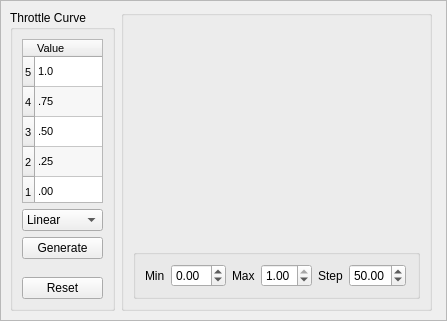
<?xml version="1.0" encoding="UTF-8"?>
<ui version="4.0">
 <class>MixerCurve</class>
 <widget class="QFrame" name="MixerCurve">
  <property name="geometry">
   <rect>
    <x>0</x>
    <y>0</y>
    <width>447</width>
    <height>321</height>
   </rect>
  </property>
  <property name="sizePolicy">
   <sizepolicy hsizetype="MinimumExpanding" vsizetype="MinimumExpanding">
    <horstretch>1</horstretch>
    <verstretch>1</verstretch>
   </sizepolicy>
  </property>
  <property name="minimumSize">
   <size>
    <width>200</width>
    <height>200</height>
   </size>
  </property>
  <property name="maximumSize">
   <size>
    <width>1000</width>
    <height>1000</height>
   </size>
  </property>
  <property name="baseSize">
   <size>
    <width>300</width>
    <height>300</height>
   </size>
  </property>
  <property name="windowTitle">
   <string>MixerCurve</string>
  </property>
  <property name="frameShape">
   <enum>QFrame::StyledPanel</enum>
  </property>
  <property name="frameShadow">
   <enum>QFrame::Raised</enum>
  </property>
  <widget class="QWidget" name="horizontalLayoutWidget">
   <property name="geometry">
    <rect>
     <x>10</x>
     <y>10</y>
     <width>422</width>
     <height>301</height>
    </rect>
   </property>
   <layout class="QHBoxLayout" name="MainLayout">
    <item>
     <layout class="QVBoxLayout" name="verticalLayout_2">
      <property name="sizeConstraint">
       <enum>QLayout::SetDefaultConstraint</enum>
      </property>
      <item>
       <widget class="QGroupBox" name="CurveGroup">
        <property name="maximumSize">
         <size>
          <width>150</width>
          <height>16777215</height>
         </size>
        </property>
        <property name="title">
         <string>Throttle Curve</string>
        </property>
        <layout class="QVBoxLayout" name="verticalLayout">
         <item>
          <widget class="QTableWidget" name="CurveSettings">
           <property name="maximumSize">
            <size>
             <width>100</width>
             <height>200</height>
            </size>
           </property>
           <property name="font">
            <font>
             <pointsize>8</pointsize>
            </font>
           </property>
           <property name="verticalScrollBarPolicy">
            <enum>Qt::ScrollBarAlwaysOff</enum>
           </property>
           <property name="horizontalScrollBarPolicy">
            <enum>Qt::ScrollBarAlwaysOff</enum>
           </property>
           <property name="autoScroll">
            <bool>false</bool>
           </property>
           <property name="alternatingRowColors">
            <bool>true</bool>
           </property>
           <property name="rowCount">
            <number>5</number>
           </property>
           <property name="columnCount">
            <number>1</number>
           </property>
           <row>
            <property name="text">
             <string>5</string>
            </property>
           </row>
           <row>
            <property name="text">
             <string>4</string>
            </property>
           </row>
           <row>
            <property name="text">
             <string>3</string>
            </property>
           </row>
           <row>
            <property name="text">
             <string>2</string>
            </property>
           </row>
           <row>
            <property name="text">
             <string>1</string>
            </property>
           </row>
           <column>
            <property name="text">
             <string>Value</string>
            </property>
            <property name="textAlignment">
             <set>AlignJustify|AlignVCenter</set>
            </property>
           </column>
           <item row="0" column="0">
            <property name="text">
             <string>1.0</string>
            </property>
           </item>
           <item row="1" column="0">
            <property name="text">
             <string>.75</string>
            </property>
           </item>
           <item row="2" column="0">
            <property name="text">
             <string>.50</string>
            </property>
           </item>
           <item row="3" column="0">
            <property name="text">
             <string>.25</string>
            </property>
           </item>
           <item row="4" column="0">
            <property name="text">
             <string>.00</string>
            </property>
           </item>
          </widget>
         </item>
         <item>
          <widget class="QComboBox" name="CurveType">
           <item>
            <property name="text">
             <string>Linear</string>
            </property>
           </item>
           <item>
            <property name="text">
             <string>Log</string>
            </property>
           </item>
           <item>
            <property name="text">
             <string>Exp</string>
            </property>
           </item>
           <item>
            <property name="text">
             <string>Flat</string>
            </property>
           </item>
           <item>
            <property name="text">
             <string>Step</string>
            </property>
           </item>
          </widget>
         </item>
         <item>
          <widget class="QPushButton" name="GenerateCurve">
           <property name="text">
            <string>Generate</string>
           </property>
          </widget>
         </item>
         <item>
          <spacer name="verticalSpacer">
           <property name="orientation">
            <enum>Qt::Vertical</enum>
           </property>
           <property name="sizeHint" stdset="0">
            <size>
             <width>20</width>
             <height>40</height>
            </size>
           </property>
          </spacer>
         </item>
         <item>
          <widget class="QPushButton" name="ResetCurve">
           <property name="text">
            <string>Reset</string>
           </property>
          </widget>
         </item>
        </layout>
        <zorder>GenerateCurve</zorder>
        <zorder>CurveSettings</zorder>
        <zorder>ResetCurve</zorder>
        <zorder>CurveType</zorder>
        <zorder>verticalSpacer</zorder>
       </widget>
      </item>
     </layout>
    </item>
    <item>
     <layout class="QHBoxLayout" name="horizontalLayout_2">
      <property name="sizeConstraint">
       <enum>QLayout::SetDefaultConstraint</enum>
      </property>
      <item>
       <widget class="QGroupBox" name="verticalGroupBox">
        <property name="sizePolicy">
         <sizepolicy hsizetype="MinimumExpanding" vsizetype="MinimumExpanding">
          <horstretch>1</horstretch>
          <verstretch>1</verstretch>
         </sizepolicy>
        </property>
        <layout class="QGridLayout" name="gridLayout">
         <property name="sizeConstraint">
          <enum>QLayout::SetMinAndMaxSize</enum>
         </property>
         <item row="1" column="0">
          <widget class="MixerCurveWidget" name="CurveWidget" native="true">
           <property name="sizePolicy">
            <sizepolicy hsizetype="MinimumExpanding" vsizetype="MinimumExpanding">
             <horstretch>5</horstretch>
             <verstretch>5</verstretch>
            </sizepolicy>
           </property>
           <property name="minimumSize">
            <size>
             <width>50</width>
             <height>50</height>
            </size>
           </property>
           <property name="maximumSize">
            <size>
             <width>1000</width>
             <height>1000</height>
            </size>
           </property>
           <property name="sizeIncrement">
            <size>
             <width>10</width>
             <height>10</height>
            </size>
           </property>
           <property name="baseSize">
            <size>
             <width>200</width>
             <height>200</height>
            </size>
           </property>
           <property name="font">
            <font>
             <pointsize>7</pointsize>
            </font>
           </property>
          </widget>
         </item>
         <item row="2" column="0">
          <layout class="QHBoxLayout" name="horizontalLayout_3">
           <item>
            <widget class="QGroupBox" name="groupBox_2">
             <property name="title">
              <string/>
             </property>
             <layout class="QHBoxLayout" name="horizontalLayout">
              <item>
               <widget class="QLabel" name="minLabel">
                <property name="text">
                 <string>Min</string>
                </property>
               </widget>
              </item>
              <item>
               <widget class="QDoubleSpinBox" name="CurveMin">
                <property name="correctionMode">
                 <enum>QAbstractSpinBox::CorrectToNearestValue</enum>
                </property>
                <property name="minimum">
                 <double>-1.000000000000000</double>
                </property>
                <property name="maximum">
                 <double>1.000000000000000</double>
                </property>
                <property name="singleStep">
                 <double>0.010000000000000</double>
                </property>
                <property name="value">
                 <double>0.000000000000000</double>
                </property>
               </widget>
              </item>
              <item>
               <widget class="QLabel" name="maxLabel">
                <property name="text">
                 <string>Max</string>
                </property>
               </widget>
              </item>
              <item>
               <widget class="QDoubleSpinBox" name="CurveMax">
                <property name="correctionMode">
                 <enum>QAbstractSpinBox::CorrectToNearestValue</enum>
                </property>
                <property name="minimum">
                 <double>0.000000000000000</double>
                </property>
                <property name="maximum">
                 <double>1.000000000000000</double>
                </property>
                <property name="singleStep">
                 <double>0.010000000000000</double>
                </property>
                <property name="value">
                 <double>1.000000000000000</double>
                </property>
               </widget>
              </item>
              <item>
               <widget class="QLabel" name="stepLabel">
                <property name="text">
                 <string>Step</string>
                </property>
               </widget>
              </item>
              <item>
               <widget class="QDoubleSpinBox" name="CurveStep">
                <property name="correctionMode">
                 <enum>QAbstractSpinBox::CorrectToNearestValue</enum>
                </property>
                <property name="value">
                 <double>50.000000000000000</double>
                </property>
               </widget>
              </item>
              <item>
               <spacer name="horizontalSpacer">
                <property name="orientation">
                 <enum>Qt::Horizontal</enum>
                </property>
                <property name="sizeHint" stdset="0">
                 <size>
                  <width>40</width>
                  <height>20</height>
                 </size>
                </property>
               </spacer>
              </item>
             </layout>
            </widget>
           </item>
          </layout>
         </item>
        </layout>
       </widget>
      </item>
     </layout>
    </item>
   </layout>
  </widget>
 </widget>
 <customwidgets>
  <customwidget>
   <class>MixerCurveWidget</class>
   <extends>QWidget</extends>
   <header location="global">uavobjectwidgetutils/mixercurvewidget.h</header>
   <container>1</container>
  </customwidget>
 </customwidgets>
 <resources/>
 <connections/>
</ui>
